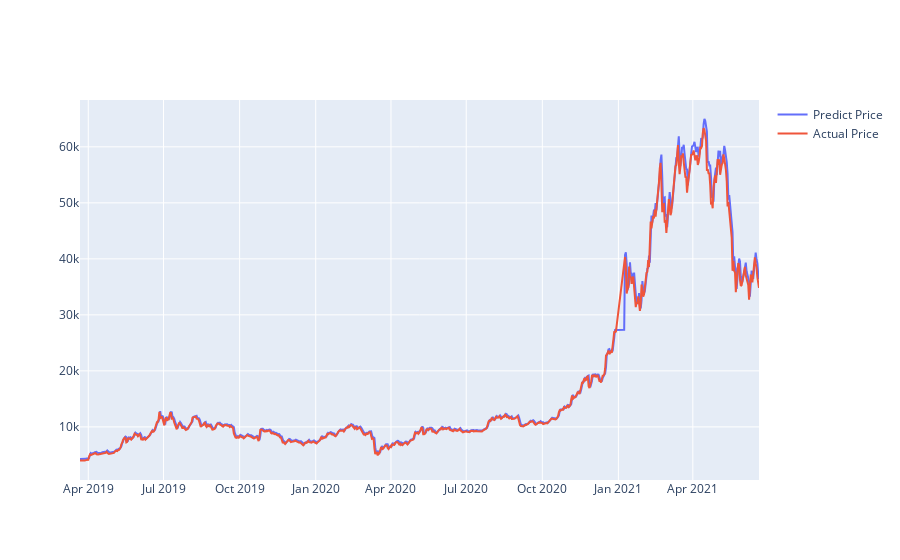

Write notebook code for a chart like this one.
### Markdown cell above
Plot predicted and actual line graph with X=dates, Y=USD

### Code cell
actual_chart = go.Scatter(x=predictDates, y=testY_reshape, name= 'Actual Price')
predict_chart = go.Scatter(x=predictDates, y=yhat_reshape, name= 'Predict Price')
py.iplot([predict_chart, actual_chart])

### Figure 1 — Plotly figure (JSON) as saved in the notebook; plotly's stock layout.template omitted (floating-point values rounded to 4 significant figures; data arrays with more than 128 entries replaced by an {"elided": "..."} marker saying what was removed)
{"data": [{"name": "Predict Price", "type": "scatter", "x": {"elided": "813 str values"}, "y": {"elided": "813 float values"}}, {"name": "Actual Price", "type": "scatter", "x": {"elided": "813 str values"}, "y": {"elided": "813 float values"}}], "layout": {"xaxis": {"autorange": true, "range": ["2019-03-22", "2021-06-20"], "type": "date"}, "yaxis": {"autorange": true, "range": [516.1, 68360.0], "type": "linear"}}}
